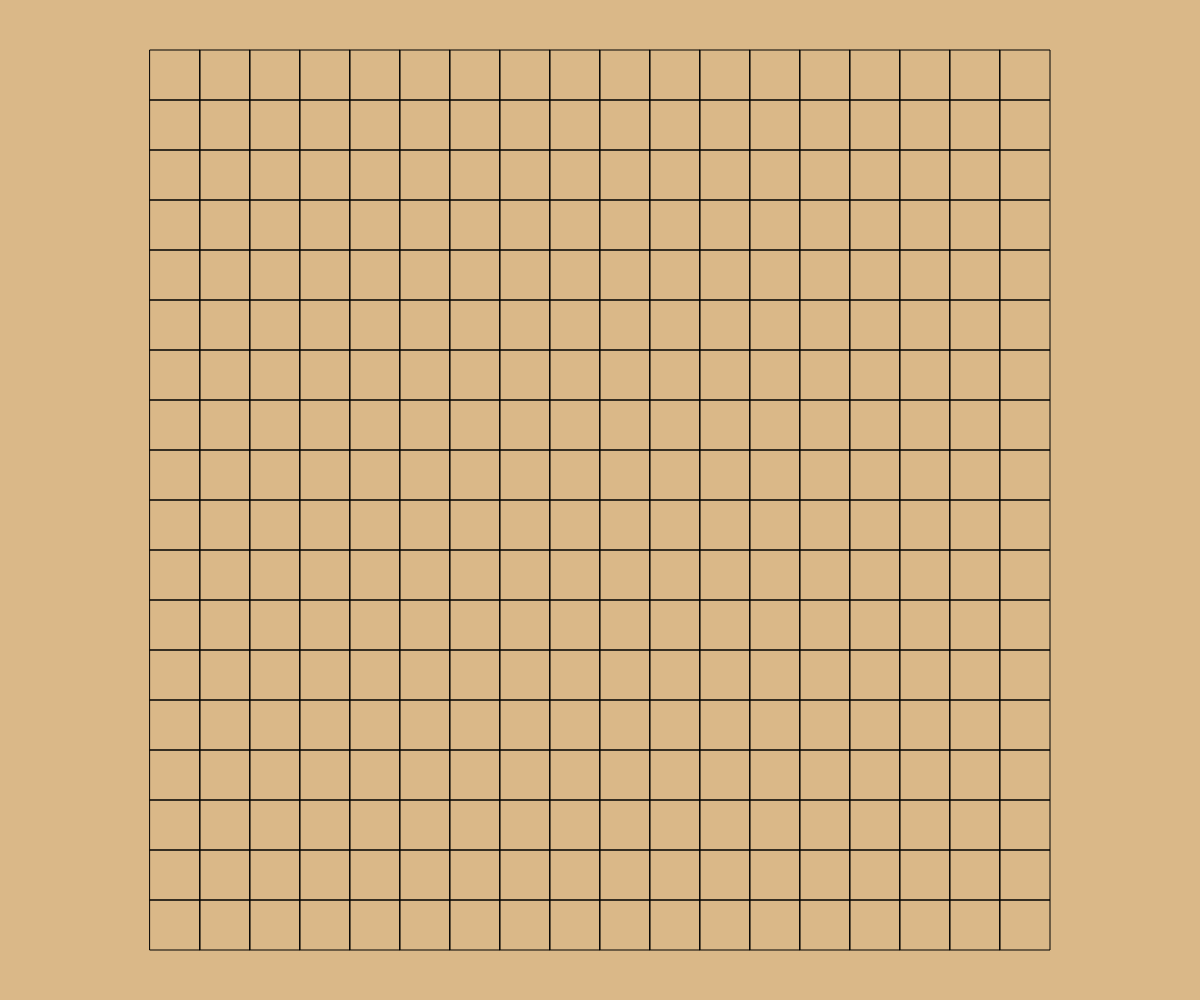
Frame 1 (no input)
Frame 60 (no input): identical to frame 1, image omitted
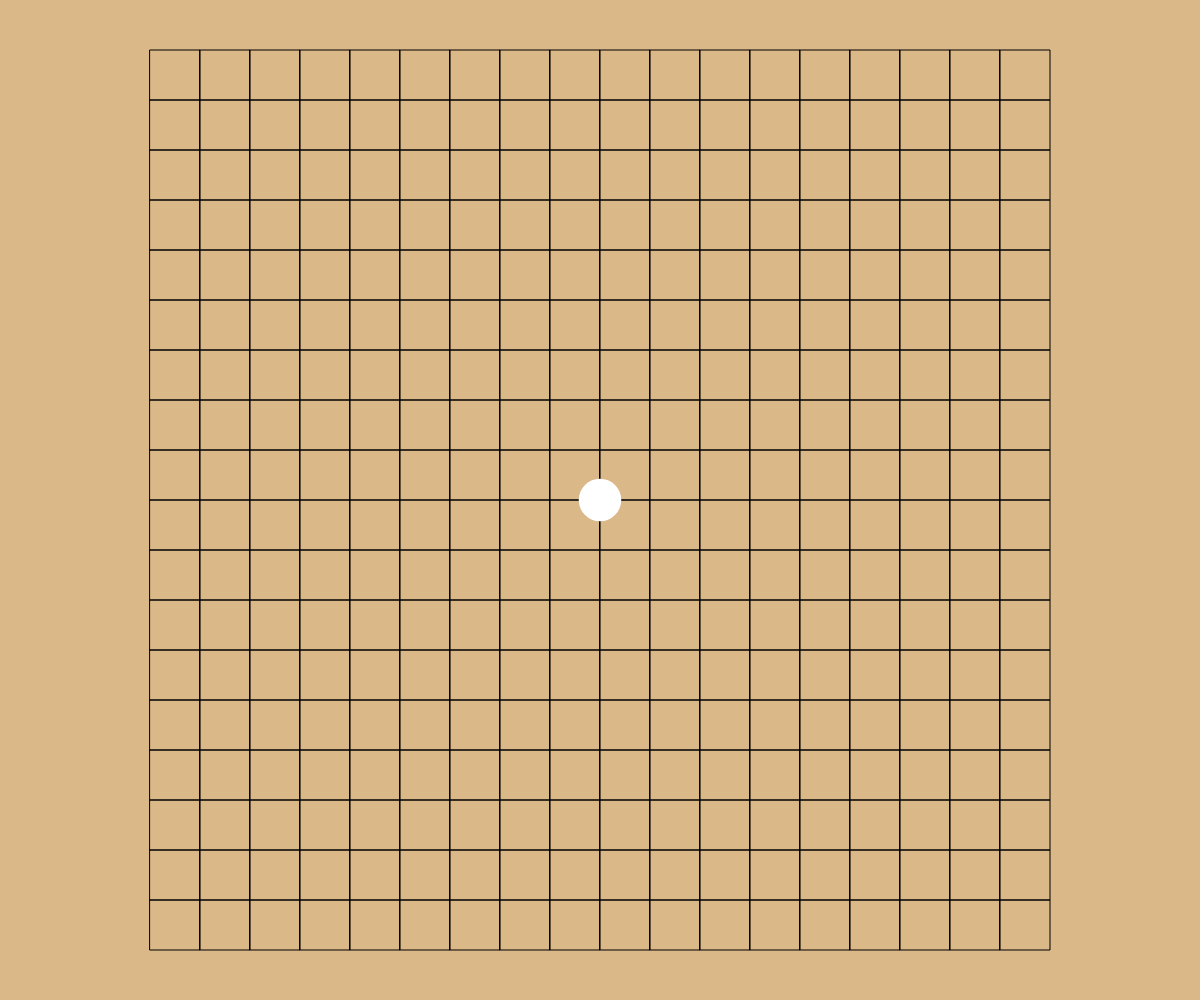
Frame 120 (the mouse pressed at the canvas centre since frame 60)

The p5.js sketch that drew these frames (run headless with seeded random() and noise() and a simulated clock; from frame 60 on, the mouse is pressed at the canvas centre):

// p5.js sketch
// ── sketch.js
// Gomoku
// 10/1/2020 - 

let state = "menu";

let cellSize;
const BOARDDIMENSION = 18; // visable grid displayed on the board
const PLAYDIMENSION = 19; // invisable grid to place pieces on

let centerBoardX;
let centerBoardY;
let centerPlayX;
let centerPlayY;

let board = [];

let currentMove = "white";

let winner;

function setup() {
  createCanvas(windowWidth, windowHeight);
  background(218, 184, 136); //Wooden board color

  if (windowWidth <= windowHeight) {
    cellSize = windowWidth / 20;
  }
  else {
    cellSize = windowHeight / 20;
  }
  
  //determining the padding distance to center the grid
  centerBoardX = (windowWidth - cellSize * BOARDDIMENSION) /2;
  centerBoardY = (windowHeight - cellSize * BOARDDIMENSION) /2;

  // determining the padding distance is center the playing grid
  centerPlayX = (windowWidth - cellSize * PLAYDIMENSION) /2;
  centerPlayY = (windowHeight - cellSize * PLAYDIMENSION) /2;
  displayBoard();
  generatePlayBoard();
}


function draw() {
  checkWin();
}

function displayBoard() {
  for (let x = 0; x < BOARDDIMENSION; x ++) {
    for (let y = 0; y < BOARDDIMENSION; y ++) {
      stroke(0);
      noFill();
      square(cellSize * x + centerBoardX, cellSize * y + centerBoardY, cellSize);
    }
  }
}

function generatePlayBoard() {
  for (let x = 0; x < PLAYDIMENSION; x ++) {
    board.push([]);
    for (let y = 0; y < PLAYDIMENSION; y ++) {
      noStroke();
      noFill();
      square(cellSize * x + centerPlayX, cellSize * y + centerPlayY, cellSize);
      board[x].push(null);
    }
  }
  return board;
}

function mousePressed() {
  // corX and corY adjusting for the centered grid
  let corX = floor(mouseX/cellSize - centerPlayX/cellSize); 
  let corY = floor(mouseY/cellSize - centerPlayY/cellSize);
  placeMarker(corX, corY);
  console.log(corX, corY);
}

function placeMarker(x, y) {
  if (board[y][x] === null) {
    if (currentMove === "white") {
      board[y][x] = "W";
      fill(currentMove);
      circle(cellSize * x + centerPlayX + cellSize/2, cellSize * y + centerPlayY + cellSize/2, cellSize * 0.85);
      currentMove = "black";
    }
    else {
      board[y][x] = "B";
      fill(currentMove);
      circle(cellSize * x + centerPlayX + cellSize/2, cellSize * y + centerPlayY + cellSize/2, cellSize * 0.85);
      currentMove = "white";
    }
  }

  return board;

}

function checkWin() {
  //horozontal
  for(let x = 0; x < board.length; x ++) {
    for (let y = 0; y < board.length; y ++) {
      if (board[y][x] !== null) {
        //horozontal
        if (x < board.length - 4) { //checking boundaries 
          if ((board[y][x] === board[y][x + 1]) && (board[y][x] === board[y][x + 2]) && (board[y][x] === board[y][x + 3]) && (board[y][x] === board[y][x + 4])) {
            winner = board[y][x];
            return winner;
          }
        }
        //vertical
        if (y < board.length - 4) {
          if ((board[y][x] === board[y + 1][x]) && (board[y][x] === board[y + 2][x]) && (board[y][x] === board[y + 3][x]) && (board[y][x] === board[y + 4][x])) {
            winner = board[y][x];
            return winner;
          }
        }
        //diagonal down-right
        if (y < board.length - 4 && x < board.length - 4) {
          if ((board[y][x] === board[y + 1][x + 1]) && (board[y][x] === board[y + 2][x + 2]) && (board[y][x] === board[y + 3][x + 3]) && (board[y][x] === board[y + 4][x + 4])) {
            winner = board[y][x];
            return winner;
          }
        }
        //diagonal up-right
        if (x < board.length - 4 && y > 3) {
          if ((board[y][x] === board[y - 1][x + 1]) && (board[y][x] === board[y - 2][x + 2]) && (board[y][x] === board[y - 3][x + 3]) && (board[y][x] === board[y - 4][x + 4])) {
            winner = board[y][x];
            return winner;
          }
        }
      }
    }
  }
}
